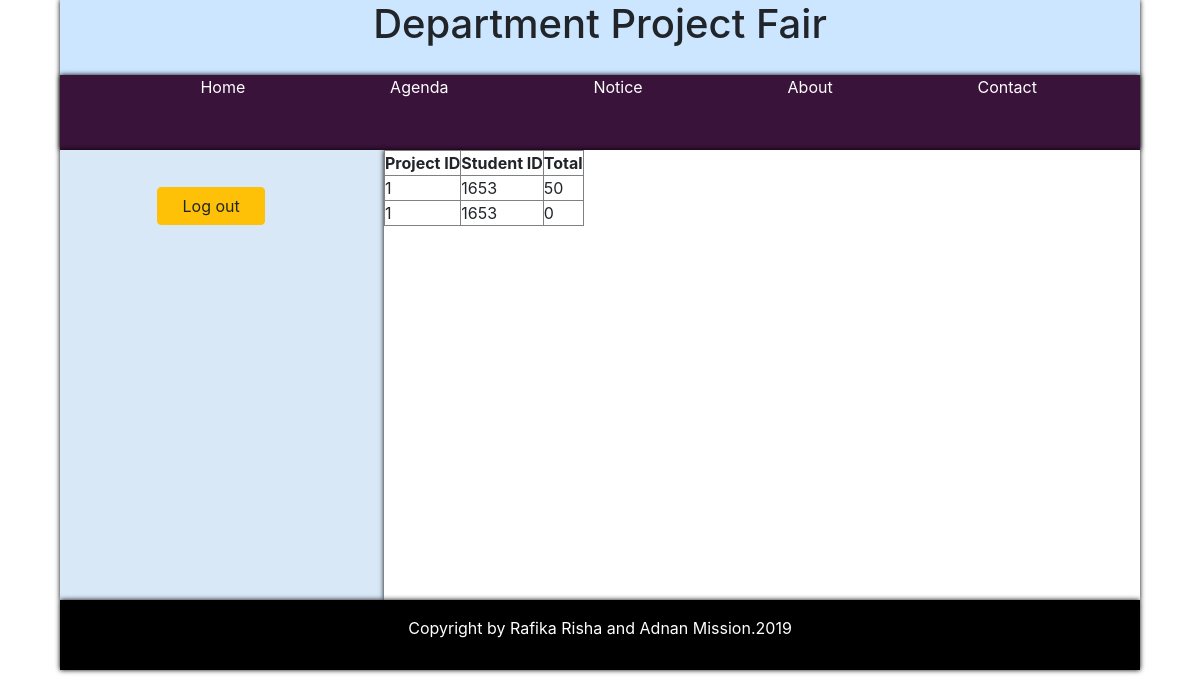
/evaluation.php (signed in), run on the app's committed database.
### tables this page shows
CREATE TABLE `result` (
  `id` int(20) NOT NULL,
  `project_id` int(20) NOT NULL,
  `student_id` int(20) NOT NULL,
  `total` int(20) NOT NULL
);

### dbconfig.php (called while the page is built, shortened)
<?php
class dbconfig
{
	private $_host = 'localhost';
	private $_username = 'root';
	private $_password = '';
	private $_database = 'project_fair';
	protected $connection;
	public function __construct()
	{
		if (!isset($this->connection)) {
			$this->connection = new mysqli($this->_host, $this->_username, $this->_password, $this->_database);
		}
		return $this->connection;
	}
}
?>

### crud.php (called while the page is built, shortened)
<?php
include_once 'dbconfig.php';
class crud extends dbconfig
{
	public function getData($query)
	{
		$result = $this->connection->query($query);
		$rows = array();
		while ($row = $result->fetch_assoc()) {
			$rows[] = $row;
		}
		return $rows;
	}
}
?>

### evaluation.php (the view, shortened to what this page needs)
<!DOCTYPE html>
<html>
<head>
	<link rel="stylesheet" type="text/css" href="design.css">
	<link rel="stylesheet" type="text/css" href="https://stackpath.bootstrapcdn.com/bootstrap/4.3.0/css/bootstrap.min.css">
</head>
<body>
	<div id = "wrapper">
		<header>
			<div id = "headertop">
				<h1><center>Department Project Fair</center></h1>
			</div>
			<div id = "headermenu">
				<a href="home.php" id="home">Home</a>
				<a href="agenda.php" id="agenda">Agenda</a>
				<a href="notice.php" id="notice">Notice</a>
				<a href="about.php" id="about">About</a>
				<a href="contact.php" id="contact">Contact</a>
			</div>
		</header>
		<div id = "container">
			<aside>
				<a href="login.php"><button class="btn btn-warning col-sm-4">Log out</button></a>
			</aside>
		<div id="content">
		<?php
		include_once("crud.php");
		$crud = new crud();
		$query = "SELECT * FROM result ORDER BY total DESC LIMIT 4";
		$result = $crud->getData($query);
		?>
		<table border="1">
		<th> Project ID </th>
		<th> Student ID </th>
		<th> Total </th>
		<?php
		foreach ($result as $key => $res)
		{
			echo "<tr>";
			echo "<td>".$res['project_id']."</td>";
			echo "<td>".$res['student_id']."</td>";
			echo "<td>".$res['total']."</td>";
			echo "</tr>";
		}
		echo "</table>";
		?>
		</div>
		<div id = "footer">
			<center>
				<p>Copyright by Rafika Risha and Adnan Mission.2019</p>
			</center>
		</div>
	</div>
</body>
</html>

### design.css (style rules this page uses)
* { margin: 0px; padding: 0px }
#wrapper { margin: auto; height: auto; width: 90%; }
header { float: left; height: 150px; width: 100%; box-shadow: 0px 0px 5px black; }
#headertop { height: 75px; width: 100%; background-color: #cce6ff; }
#headermenu { height: 75px; width: 100%; background-color: #391339; box-shadow: 0px 0px 5px black; }
#headermenu a { text-decoration: none; color: white; margin-left: 13%; }
#container { float: left; height: 450px; width: 100%; }
aside { float: left; height: 450px; width: 30%; background-color: #d9e8f7; box-shadow: 0px 0px 5px black; }
aside button { margin-top: 11.5%; margin-left: 30%; }
#content { float: left; height: 450px; width: 70%; background-color: white; box-shadow: 0px 0px 5px black; }
#footer { float: left; height: 70px; width: 100%; background-color: black; box-shadow: 0px 0px 5px black; }
#footer p { color: white; margin-top: 1.5%; }

### data on the page
result: project "1", student "1653", total "50"
result: project "1", student "1653", total "0"
